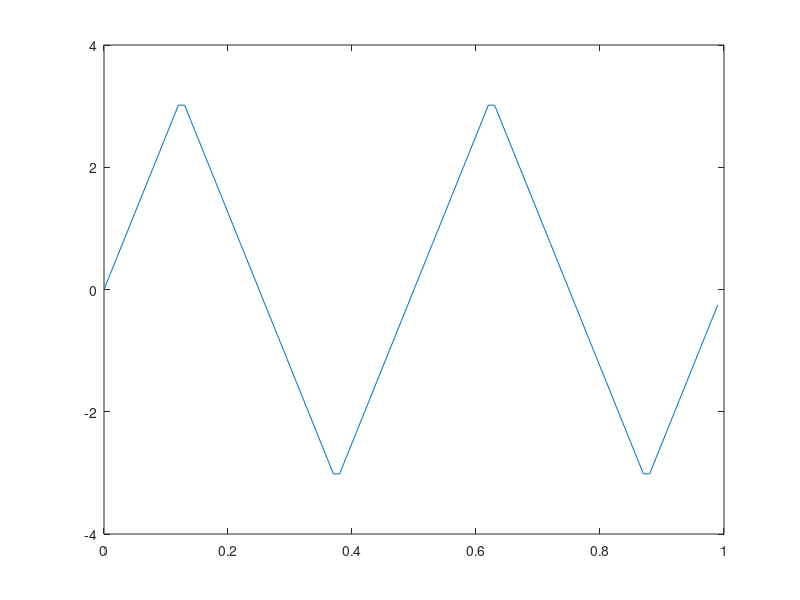
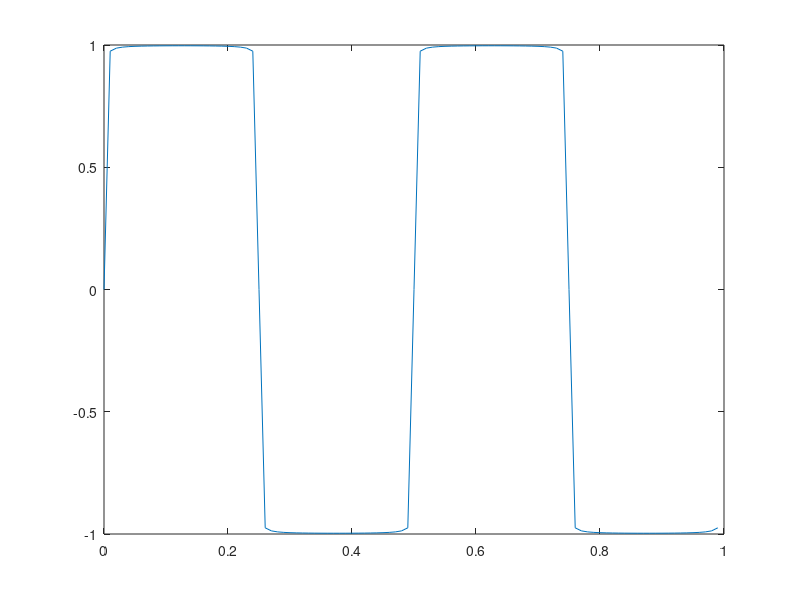
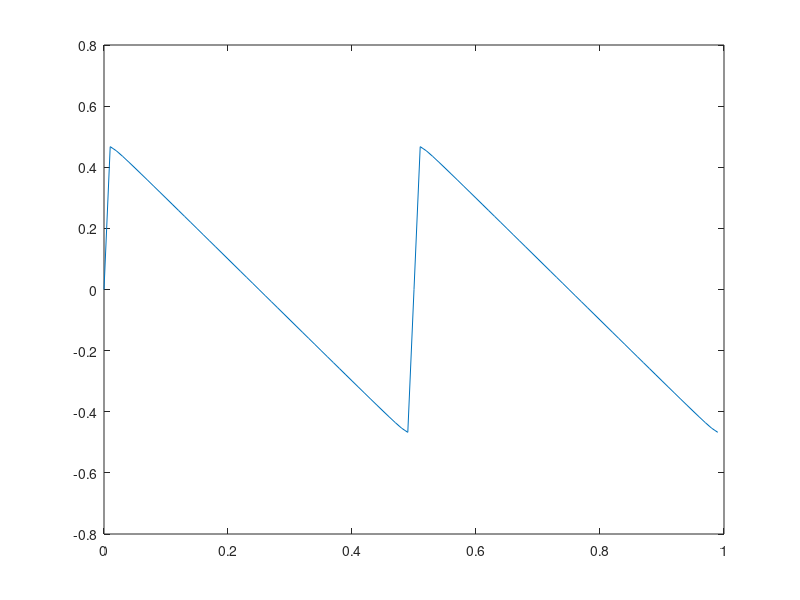

Here is the MATLAB script that generated these plots, in order:
N = 100;
K = 200;
f = 2;
x = (0:N-1)/N;

y1 = zeros(N,K);
y2 = zeros(N,K);
y3 = zeros(N,K);

y1_0 = zeros(N,1);
y2_0 = zeros(N,1);
y3_0 = zeros(N,1);

for m = 1:K
    for n = 0:N-1
        if rem(m,2) == 1
            y1(n+1,m) = (8/(m*m*pi))*(-1)^((m-1)/2)*sin((2*m*f*pi*n)/N);
            y2(n+1,m) = (4/(m*pi))*sin((2*m*f*pi*n)/N);
        else
            y1(n+1,m) = 0;
            y2(n+1,m) = 0;
        end
        y3(n+1,m) = (1/(m*pi))*sin((2*m*f*pi*n)/N);
    end
end

for n = 0:N-1
    for m = 1:K
        y1_0(n+1) = y1(n+1,m) + y1_0(n+1);
        y2_0(n+1) = y2(n+1,m) + y2_0(n+1);
        y3_0(n+1) = y3(n+1,m) + y3_0(n+1);
    end
end

plot (x,y1_0)
figure
plot (x,y2_0)
figure
plot (x,y3_0)



